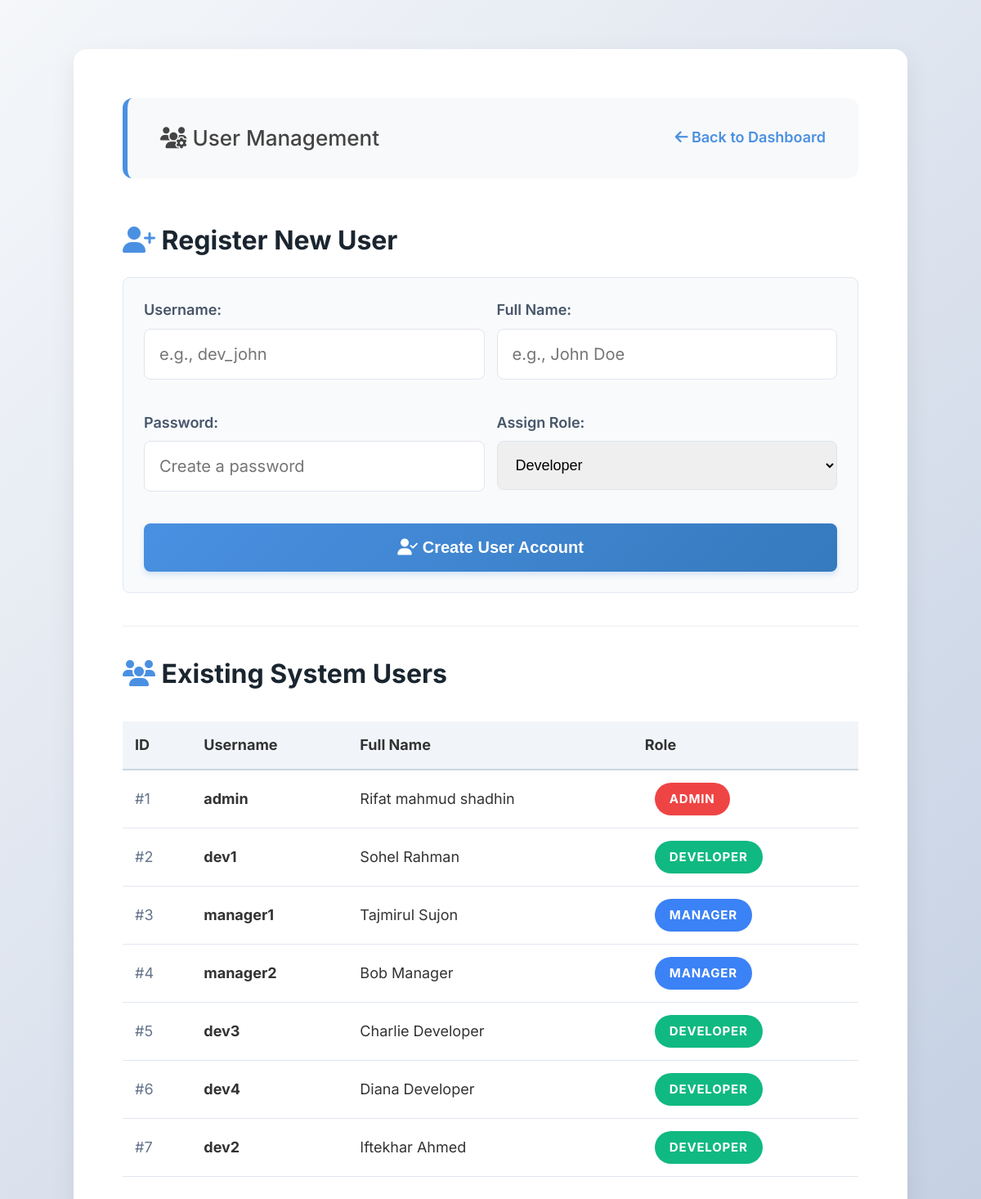
Page /admin/users (signed in) on the committed database.
### tables this page shows
CREATE TABLE users (
            id INTEGER PRIMARY KEY AUTOINCREMENT,
            username TEXT UNIQUE NOT NULL,
            password TEXT NOT NULL,
            role TEXT NOT NULL
        , full_name TEXT DEFAULT '', profile_image TEXT DEFAULT 'default.png');

### app.py (the view, shortened to what this page needs)
@app.route('/admin/users', methods=['GET', 'POST'])
def manage_users():
    if session.get('role') != 'admin':
        return "Access Denied.", 403
    conn = get_db_connection()
    users = conn.execute('SELECT * FROM users').fetchall()
    conn.close()
    return render_template('manage_users.html', users=users, role=session.get('role'))

### app.py (called while the page is built)
def get_db_connection():
    conn = sqlite3.connect('project_manager.db', timeout=10.0)
    conn.row_factory = sqlite3.Row
    return conn

### templates/manage_users.html (shortened to what this page needs)
<!DOCTYPE html>
<html>
<head>
    <link rel="stylesheet" href="https://cdnjs.cloudflare.com/ajax/libs/font-awesome/6.4.0/css/all.min.css">
    <link rel="stylesheet" href="{{ url_for('static', filename='style.css') }}">
</head>
<body>
    <div class="container" style="max-width: 900px;">
        <div class="nav-bar">
            <span><i class="fas fa-users-cog"></i> User Management</span>
            <a href="/" style="color: #4a90e2; font-weight: 600; text-decoration: none;">
                <i class="fas fa-arrow-left"></i> Back to Dashboard
            </a>
        </div>
        <h3 style="margin-bottom: 20px;"><i class="fas fa-user-plus" style="color: #4a90e2;"></i> Register New User</h3>
        <form method="POST" style="background: #f8fafc; padding: 25px; border-radius: 8px; border: 1px solid #e2e8f0; margin-bottom: 40px;">
            <div style="display: grid; grid-template-columns: 1fr 1fr; gap: 15px;">
                <div>
                    <label style="font-weight: 600; color: #475569;">Username:</label>
                    <input type="text" name="username" required placeholder="e.g., dev_john">
                </div>
                <div>
                    <label style="font-weight: 600; color: #475569;">Full Name:</label>
                    <input type="text" name="full_name" required placeholder="e.g., John Doe">
                </div>
                <div>
                    <label style="font-weight: 600; color: #475569;">Password:</label>
                    <input type="password" name="password" required placeholder="Create a password">
                </div>
                <div>
                    <label style="font-weight: 600; color: #475569;">Assign Role:</label>
                    <select name="role" required style="width: 100%; padding: 18px; margin: 8px 0; border: 1px solid #e1e5eb; border-radius: 8px; font-size: 18px;">
                        <option value="developer">Developer</option>
                    </select>
                </div>
            </div>
            <button type="submit" style="width: 100%; margin-top: 15px;">
                <i class="fas fa-user-check"></i> Create User Account
            </button>
        </form>
        <hr style="border: 0; height: 1px; background: #eee; margin: 30px 0;">
        <h3><i class="fas fa-users" style="color: #4a90e2;"></i> Existing System Users</h3>
        <table style="width: 100%; text-align: left; border-collapse: collapse; margin-top: 20px;">
            <tr style="background: #f1f5f9; border-bottom: 2px solid #cbd5e1;">
                <th style="padding: 15px;">ID</th>
                <th style="padding: 15px;">Username</th>
                <th style="padding: 15px;">Full Name</th>
                <th style="padding: 15px;">Role</th>
            </tr>
            {% for u in users %}
            <tr style="border-bottom: 1px solid #e2e8f0;">
                <td style="padding: 15px; color: #64748b;">#{{ u.id }}</td>
                <td style="padding: 15px; font-weight: bold;">{{ u.username }}</td>
                <td style="padding: 15px;">{{ u.full_name or 'Not set' }}</td>
                <td style="padding: 15px;">
                    {% if u.role == 'admin' %}
                        <span class="badge badge-red">Admin</span>
                    {% elif u.role == 'manager' %}
                        <span class="badge badge-blue">Manager</span>
                    {% else %}
                        <span class="badge badge-green">Developer</span>
                    {% endif %}
                </td>
            </tr>
            {% endfor %}
        </table>
    </div>
</body>
</html>

### static/style.css (style rules this page uses)
body { font-family: 'Inter', sans-serif; background: linear-gradient(135deg, #f5f7fa 0%, #c3cfe2 100%); background-attachment: fixed; color: #333; line-height: 1.6; margin: 0; padding: 40px 20px; font-size: 18px; }
h3 { font-size: 32px; color: #1a252f; font-weight: 700; }
.container { width: 95%; max-width: 1400px; margin: 20px auto; background: #ffffff; padding: 60px; border-radius: 16px; box-shadow: 0 10px 30px rgba(0,0,0,0.08); }
.nav-bar { display: flex; justify-content: space-between; align-items: center; background-color: #f8f9fa; padding: 28px 40px; border-radius: 12px; margin-bottom: 50px; border-left: 6px solid #4a90e2; }
.nav-bar span { font-size: 26px; font-weight: 500; color: #444; }
input[type="text"], input[type="password"], input[type="date"], input[type="number"], input[type="file"], textarea { width: 100%; padding: 18px; margin: 8px 0 24px 0; border: 1px solid #e1e5eb; border-radius: 8px; box-sizing: border-box; font-family: inherit; font-size: 20px; transition: border-color 0.3s, box-shadow 0.3s; }
button, .btn { background: linear-gradient(135deg, #4a90e2 0%, #357abd 100%); color: white; border: none; padding: 18px 36px; border-radius: 8px; cursor: pointer; font-size: 20px; font-weight: 600; box-shadow: 0 4px 6px rgba(74, 144, 226, 0.2); transition: transform 0.2s, box-shadow 0.2s; }
.badge { padding: 8px 18px; border-radius: 20px; font-size: 15px; font-weight: 700; color: white; display: inline-block; margin-left: 12px; text-transform: uppercase; letter-spacing: 0.8px; }
.badge-green { background-color: #10b981; }
.badge-red { background-color: #ef4444; }
.badge-blue { background-color: #3b82f6; }

### rows in the picture
users: id "1", username "admin", full_name "Rifat mahmud shadhin", role "ADMIN"
users: id "2", username "dev1", full_name "Sohel Rahman", role "DEVELOPER"
users: id "3", username "manager1", full_name "Tajmirul Sujon", role "MANAGER"
users: id "4", username "manager2", full_name "Bob Manager", role "MANAGER"
users: id "5", username "dev3", full_name "Charlie Developer", role "DEVELOPER"
users: id "6", username "dev4", full_name "Diana Developer", role "DEVELOPER"
users: id "7", username "dev2", full_name "Iftekhar Ahmed", role "DEVELOPER"
